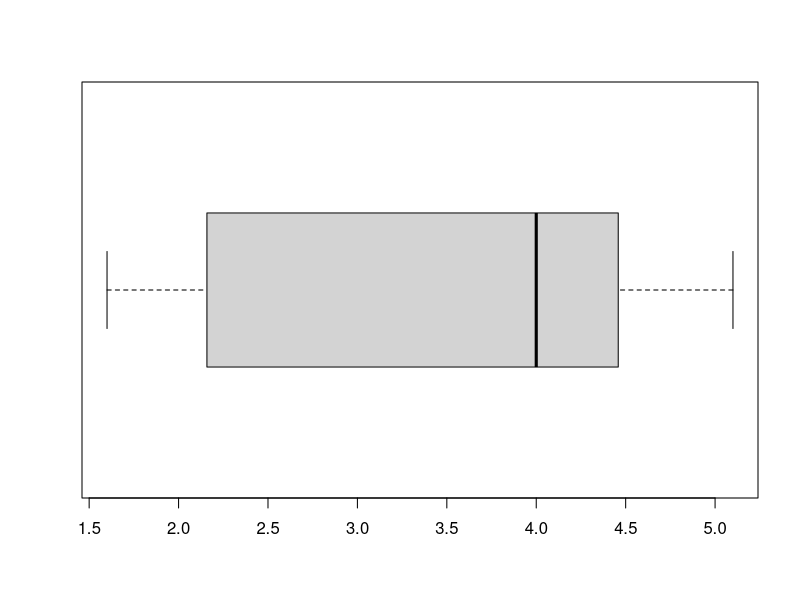

Generate this figure with R:
library(MASS)      # load the MASS package 
painters

painters$School

head(faithful)

duration = faithful$eruptions     # the eruption durations 
mean(duration)                    # apply the mean function
median(duration)                  # apply the median function
quantile(duration)                # apply the quantile function
quantile(duration, c(.32, .57, .98))
IQR(duration)                     # apply the IQR function
boxplot(duration, horizontal=TRUE)  # horizontal box plot
var(duration)                    # apply the var function
sd(duration)                     # apply the sd function

duration = faithful$eruptions   # eruption durations 
waiting = faithful$waiting      # the waiting period 
cov(duration, waiting)          # apply the cov function
cor(duration, waiting)          # apply the cor function


library(e1071)                    # load e1071 
skewness(duration)                # apply the skewness function
kurtosis(duration)                # apply the kurtosis function

dbinom(4, size=12, prob=0.2)

dbinom(0, size=12, prob=0.2) + 
  + dbinom(1, size=12, prob=0.2) + 
  + dbinom(2, size=12, prob=0.2) + 
  + dbinom(3, size=12, prob=0.2) + 
  + dbinom(4, size=12, prob=0.2)

ppois(16, lambda=12)   # lower tail

ppois(16, lambda=12, lower=FALSE)   # upper tail

runif(10, min=1, max=3)

pexp(2, rate=1/3)

pnorm(84, mean=72, sd=15.2, lower.tail=FALSE)

qchisq(.95, df=7)        # 7 degrees of freedom

qt(c(.025, .975), df=5)   # 5 degrees of freedom

qf(.95, df1=5, df2=2)
